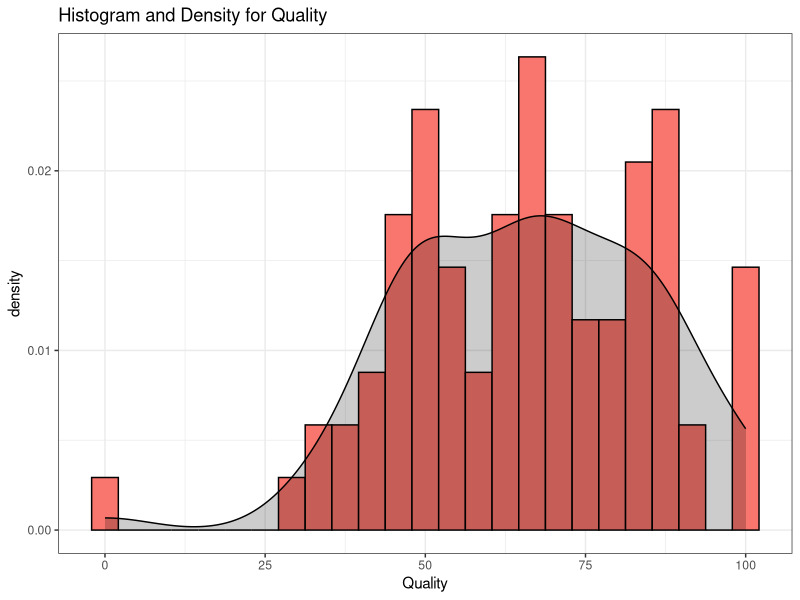
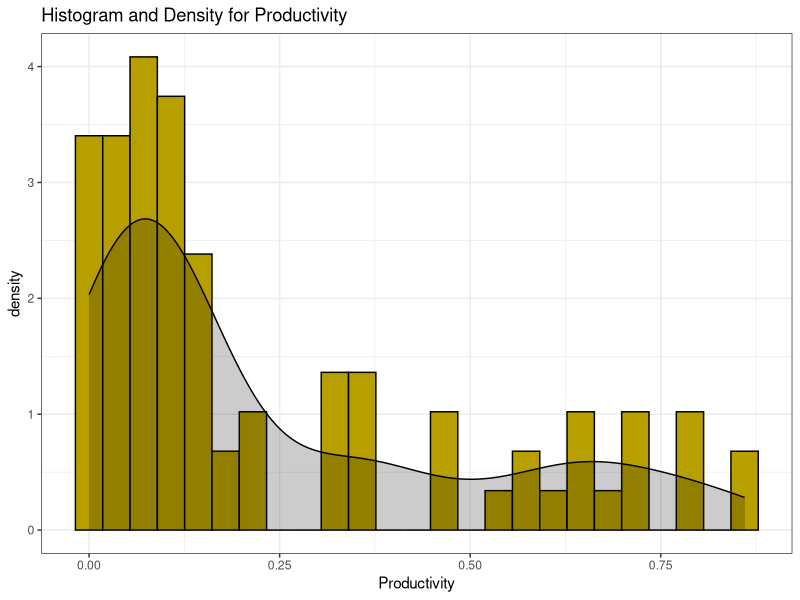
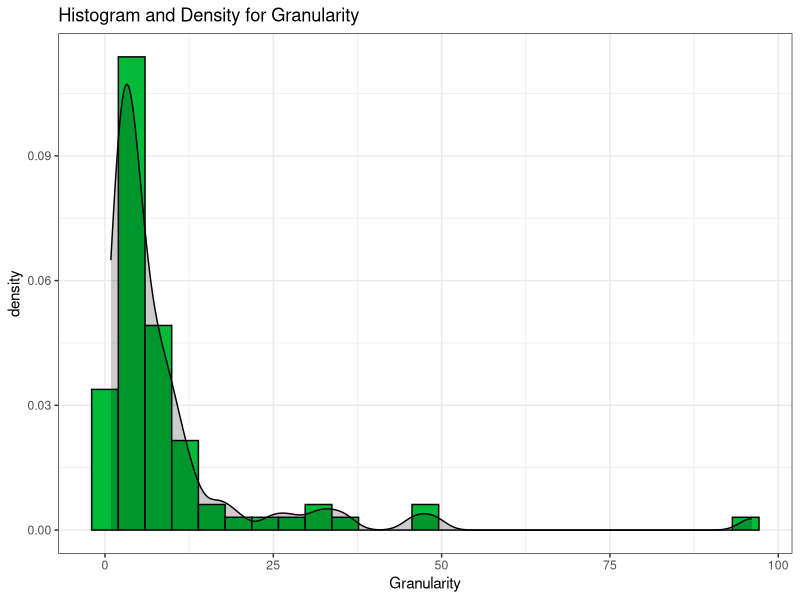
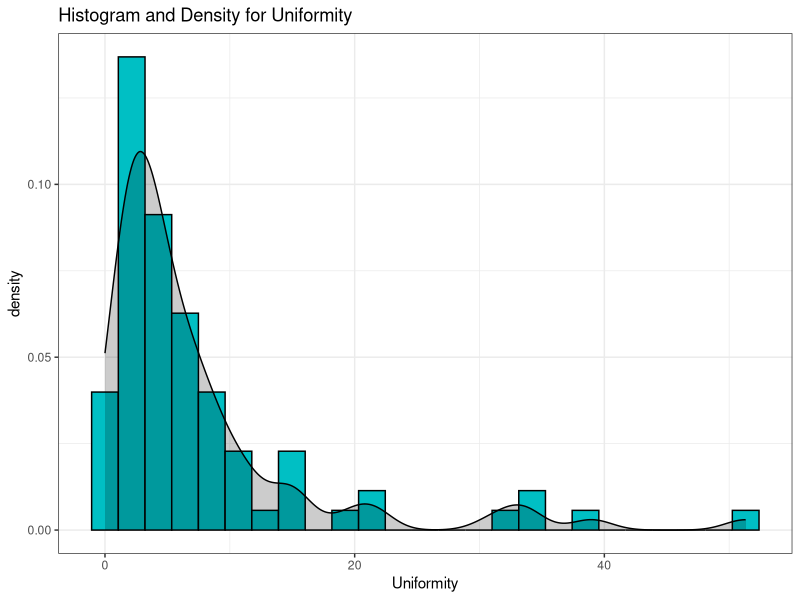
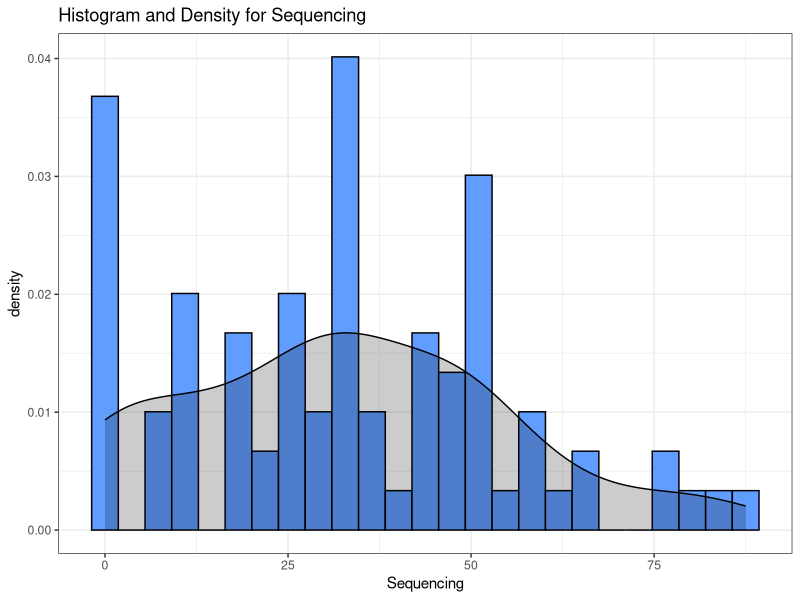
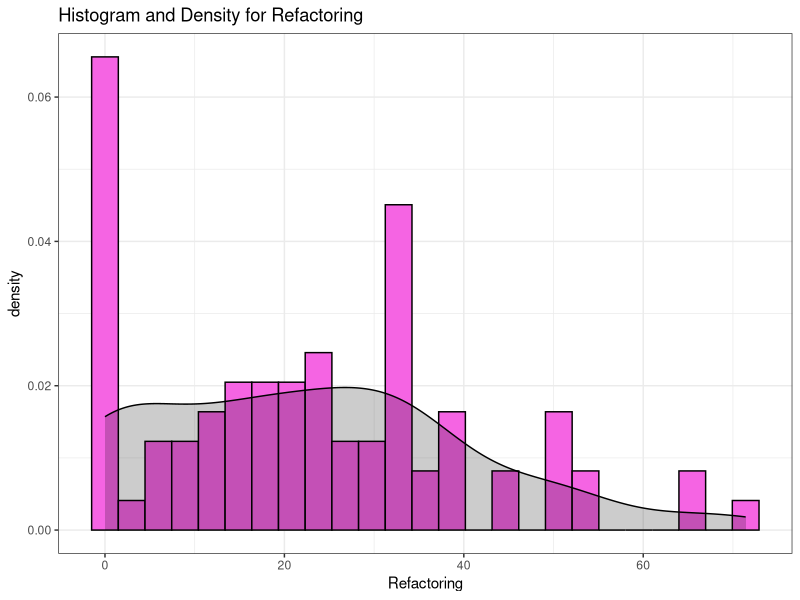
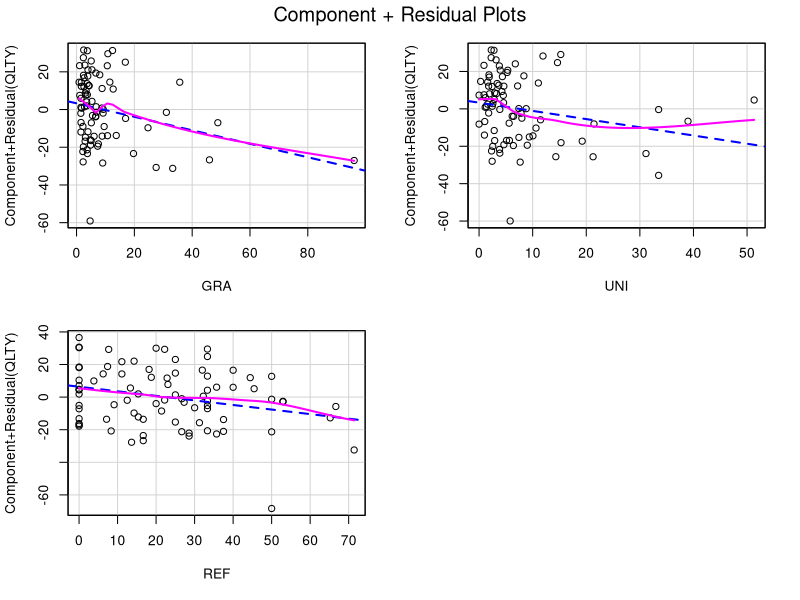

Recreate these plots in R, in order.
## ---- chunk 1
knitr::opts_chunk$set(echo = TRUE)
## ---- chunk 2
data <- read.csv("../bin/data/dissectionTDD/dataset.csv",sep=";")
head(data)
## ---- chunk 3
library(ggplot2)

#small function to generate colors for ggplot
gg_color_hue <- function(n) {
  hues = seq(15, 375, length = n + 1)
  hcl(h = hues, l = 65, c = 100)[1:n]
}

titles <- c("Quality","Productivity","Granularity","Uniformity","Sequencing","Refactoring")
#get some colors for each
cols = gg_color_hue(length(titles))

# loop to create 6 density plots to look at spread for each variable
loop <- 2:7
for( i in loop){
  x <- data[[i]]
  plt <- ggplot(data,aes(x)) + 
    ggtitle(paste("Histogram and Density for",titles[i-1]))+
  geom_histogram(aes(y = ..density..), bins=25,color="black",fill=cols[i-1])+
  geom_density(aes(y = ..density..),color="black",fill="black", alpha=.2,stat = 'density')+
    xlab(titles[i-1])+
  theme_bw()
  
  print(plt)
  print(shapiro.test(x))
}
## ---- chunk 4

m <- glm(QLTY ~ GRA + UNI + REF + SEQ +GRA:UNI+SEQ:REF, data=data)
m
summary(m)
AIC(m)
summary(lm(QLTY ~ GRA + UNI + REF + SEQ +GRA:UNI+SEQ:REF, data=data))$r.squared


m <- glm(QLTY ~ GRA + UNI +REF, data=data)
#m
#summary(m)
AIC(m)
summary(lm(QLTY ~ GRA + UNI + REF + SEQ, data=data))$r.squared

## ---- chunk 5
cor(data$REF,data$SEQ)
## Component Residual Plots

## ---- chunk 6
library(car)

m<-glm(QLTY~GRA+UNI+REF,data=data)
crPlots(m)

